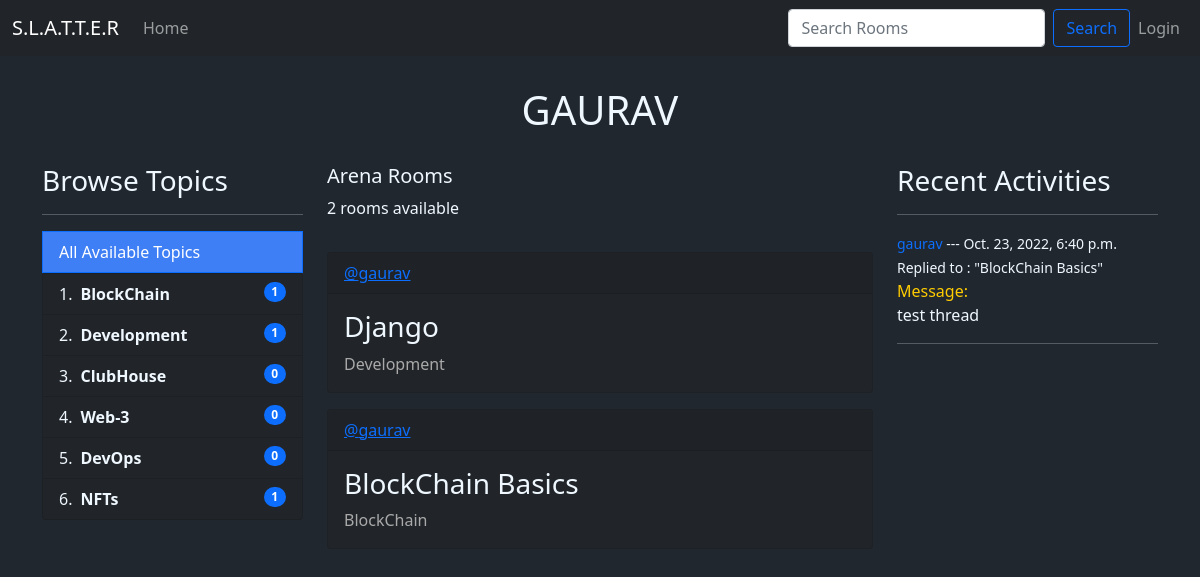
Screenshot of /user-profile/1/ with the database file from the repository.
### MyApp/models.py (models this page shows, shortened)
class Topic(models.Model):
    name = models.CharField(max_length=100)

class Room(models.Model):
    host =  models.ForeignKey(User, on_delete=models.SET_NULL, null= True)
    topic = models.ForeignKey(Topic, on_delete=models.SET_NULL, null= True)
    name = models.CharField(max_length=100)
    description = models.CharField(null=True, blank=True, max_length=1000)
    participants = models.ManyToManyField(User,related_name='participants', blank=True)
    updated = models.DateField(auto_now=True)
    created = models.DateTimeField(auto_now_add=True)
    class Meta:
        ordering = ['-updated','-created']
    def __str__(self):
        return self.name

class Message(models.Model):
    user = models.ForeignKey(User,on_delete=models.CASCADE)
    room = models.ForeignKey(Room,on_delete=models.CASCADE)
    body = models.TextField()
    updated = models.DateField(auto_now=True)
    created = models.DateTimeField(auto_now_add=True)
    class Meta:
        ordering = ['-updated','-created']

### MyApp/views.py (the view)
# urls.py: path('user-profile/<str:pk>/', views.userProfile, name="user-profile"),
def userProfile(request,pk):
    user = User.objects.get(id=pk)
    rooms = user.room_set.all()
    room_messages = user.message_set.all()
    room_count = rooms.count()
    topics = Topic.objects.all()
    context={'user':user,'rooms':rooms,'topics':topics,'room_messages':room_messages,'room_count':room_count}
    return render(request, 'profile.html',context)

### templates/profile.html (shortened to what this page needs)
{% extends 'main.html' %} {% block content %}
<p style="font-size: 2.5rem; text-align: center; margin: 1.5rem auto">
  <span style="text-transform:uppercase">{{user.username}} </span>
</p>
<div class="container">
  <div class="row">
    <div class="col-3">{% include 'topics.html' %}</div>
    <div class="col-6">{% include 'feed_component.html' %}</div>
    <div class="col-3">{% include 'activity_component.html' %}</div>
  </div>
</div>
{% endblock content %}

### templates/main.html (shortened to what this page needs)
<!DOCTYPE html>
<html lang="en">
  <head>
    <link
      href="https://cdn.jsdelivr.net/npm/bootstrap@5.1.3/dist/css/bootstrap.min.css"
      rel="stylesheet"
    />
  </head>
  <body>
    {% include 'navbar.html' %}
    <div style="margin-top: 1rem">{%block content%} {%endblock content%}</div>
  </body>
</html>

### templates/navbar.html (shortened to what this page needs)
<nav class="navbar fixed-top navbar-expand-lg navbar-dark bg-dark">
  <div class="container-fluid">
    <a class="navbar-brand" href="/">S.L.A.T.T.E.R</a>
    <div class="collapse navbar-collapse" id="navbarSupportedContent">
      <ul class="navbar-nav me-auto mb-2 mb-lg-0 navbar-nav-scroll">
        <li class="nav-item active">
          <a class="nav-link" href="/">Home </a>
        </li>
      </ul>
      <form class="d-flex" method="GET" action="{% url 'home' %}">
        <input
          class="form-control me-2"
          placeholder="Search Rooms"
          aria-label="Search"
          type="text"
          name="q"
          placeholder="Search Rooms"
        />
        <button class="btn btn-outline-primary" type="submit">Search</button>
      </form>
      <ul class="navbar-nav mb-2 mb-lg-0">
        {% if request.user.is_authenticated %}
        <li class="nav-item active">
          <a class="nav-link" href="{% url 'user-profile' user.id %}"
            ><span style="text-transform:uppercase">{{request.user}}</span>
          </a>
        </li>
        <li class="nav-item active">
          <a class="nav-link" href="{% url 'update-user' %}">Edit Profile </a>
        </li>
        <li class="nav-item active">
          <a class="nav-link" href="/logout">Logout </a>
        </li>
        {% else %}
        <li class="nav-item active">
          <a class="nav-link" href="/login">Login </a>
        </li>
        {% endif %}
      </ul>
    </div>
  </div>
</nav>

### templates/topics.html
<div>
  <h3>Browse Topics</h3>
  <hr />
  <a
    href="{% url 'home' %}"
    class="list-group-item list-group-item-action active"
    aria-current="true"
    style="background-color: rgb(63, 127, 245)"
  >
    All Available Topics
  </a>
  <ol class="list-group list-group-numbered">
    {% for topic in topics%}
    <li
      style="background-color: #212529; color: aliceblue"
      class="list-group-item d-flex justify-content-between align-items-start"
    >
      <div class="ms-2 me-auto">
        <a
          href="{% url 'home' %}?q={{topic.name}}"
          class="fw-bold"
          style="color: aliceblue; text-decoration: none"
          >{{topic.name}}</a
        >
      </div>
      <span class="badge bg-primary rounded-pill"
        >{{topic.room_set.all.count}}</span
      >
    </li>
    {%endfor%}
  </ol>
</div>

### templates/feed_component.html (shortened to what this page needs)
<div class="row">
  <div class="col-8">
    <h5>Arena Rooms</h5>
    <p>{{room_count}} rooms available</p>
  </div>
</div>
<div>
  {% for room in rooms%}
  <div class="card" style="background-color: #212529; margin: 1rem auto">
    <div class="card-header" style="color: rgb(63, 127, 245)">
      <a href="/user-profile/{{room.host.id}}">@{{room.host.username}}</a>
    </div>
    <div class="card-body">
      <h3 class="card-title">
        <a
          style="text-decoration: none; color: aliceblue"
          href="/room/{{room.id}}"
          >{{room.name}}</a
        >
      </h3>
      <p class="card-text" style="color: darkgray">{{room.topic.name}}</p>
    </div>
  </div>
  {% endfor %}
</div>

### templates/activity_component.html (shortened to what this page needs)
<h3>Recent Activities</h3>
<hr />
{% for message in room_messages %}
<div>
  <small
    ><span
      ><a href="/user-profile/{{message.user.id}}" style="text-decoration: none"
        >{{message.user}}</a
      ></span
    >
    --- {{message.created}}</small
  >
  <small>Replied to : "{{message.room}}"</small>
  <div>
    <span style="color: #ffcc00">Message:</span>
    <p>{{message.body}}</p>
  </div>
  <hr />
</div>
{% endfor %}

### templates/main.html (style rules this page uses)
body { margin-top: 5rem; background-color: #21272e; color: aliceblue; }

### rows the page displays
Topic: name "BlockChain", room_set.all.count "1"
Topic: name "Development", room_set.all.count "1"
Topic: name "ClubHouse", room_set.all.count "0"
Topic: name "Web-3", room_set.all.count "0"
Topic: name "DevOps", room_set.all.count "0"
Topic: name "NFTs", room_set.all.count "1"
Room: host.username "gaurav", name "Django", topic.name "Development"
Room: host.username "gaurav", name "BlockChain Basics", topic.name "BlockChain"
Message: user "gaurav", created "Oct. 23, 2022, 6:40 p.m.", room "BlockChain Basics", body "test thread"

### other values shown
{{ user.username }} "GAURAV"
{{ room_count }} "2"
